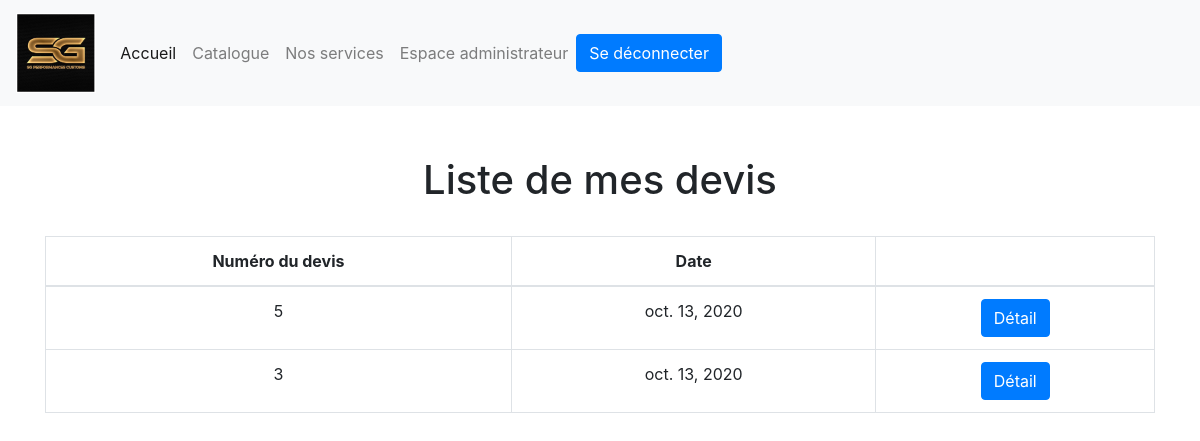
Screenshot of /compte/listeDevisClient/2/ (signed in) with the database file from the repository.
### service/models.py (models this page shows)
class SGPC_DEVIS(models.Model):
    DEV_UTI = models.ForeignKey(SGPC_Utilisateur, on_delete=models.CASCADE)
    DEV_SER = models.ManyToManyField(SGPC_SERVICE, through="SGPC_ASSO_SER_DEV")
    DEV_DATE = models.DateField(auto_now_add=True)

### compte/views.py (the view)
# urls.py: path('listeDevisClient/<str:pk>/', views.listeDevisClient, name="listeDevisClient"),
@login_required(login_url="/login/")#inspirer de https://www.youtube.com/watch?v=eBsc65jTKvw
def listeDevisClient(request, pk):
    devis = SGPC_DEVIS.objects.filter(DEV_UTI_id=pk).order_by('-id')
    context = {
        "devis":devis,
    }
    return render(request, "compte/listeDevisClient.html", context)

### compte/templates/compte/listeDevisClient.html (shortened to what this page needs)
<!DOCTYPE html>
<html lang="en">
<head>
    {% load static %}
    {% load bootstrap4 %}
    {% bootstrap_css %}
</head>
<body>
{% include 'nav.html' %}
    <div class="container">
        <div class="table-responsive-md" style="text-align: center;margin-top: 50px">
        <H1>Liste de mes devis</H1>
        <br>
           <table class="table table-bordered">
              <thead>
                <tr>
                  <th scope="col">Numéro du devis</th>
                    <th scope="col">Date</th>
                    <th scope="col"></th>
                </tr>
              </thead>
              <tbody>
              {% for dev in devis %}
                <tr>
                  <td>{{dev.id }}</td>
                  <td>{{dev.DEV_DATE}}</td>
                  <td><a href="{% url 'detail_devis' dev.id %}"><button class="btn btn-primary">Détail</button> </a> </td>
              {% endfor %}
              </tbody>
            </table>
        </div>
    </div>
</body>
</html>

### rows the page displays
SGPC_DEVIS: id "5", DEV_DATE "oct. 13, 2020"
SGPC_DEVIS: id "3", DEV_DATE "oct. 13, 2020"
